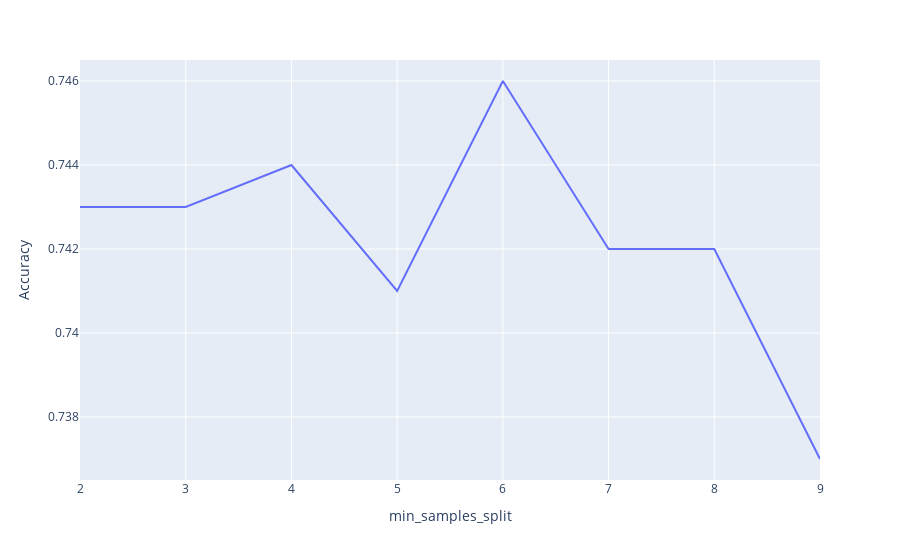

Write notebook code for a chart like this one.
### Code cell
k_df = result_df[result_df["criterion"]=="gini"]

fig = px.line(x=k_df["min_samples_split"], y=k_df["Accuracy"], labels={'x':'min_samples_split', 'y':'Accuracy'})
fig.show()

### Figure 1 — Plotly figure (JSON) as saved in the notebook; plotly's stock layout.template omitted (floating-point values rounded to 4 significant figures)
{"data": [{"hovertemplate": "min_samples_split=%{x}<br>Accuracy=%{y}<extra></extra>", "legendgroup": "", "line": {"color": "#636efa", "dash": "solid"}, "mode": "lines", "name": "", "orientation": "v", "showlegend": false, "type": "scatter", "x": [2, 3, 4, 5, 6, 7, 8, 9], "xaxis": "x", "y": [0.743, 0.743, 0.744, 0.741, 0.746, 0.742, 0.742, 0.737], "yaxis": "y"}], "layout": {"legend": {"tracegroupgap": 0}, "margin": {"t": 60}, "xaxis": {"anchor": "y", "domain": [0, 1], "title": {"text": "min_samples_split"}}, "yaxis": {"anchor": "x", "domain": [0, 1], "title": {"text": "Accuracy"}}}}
